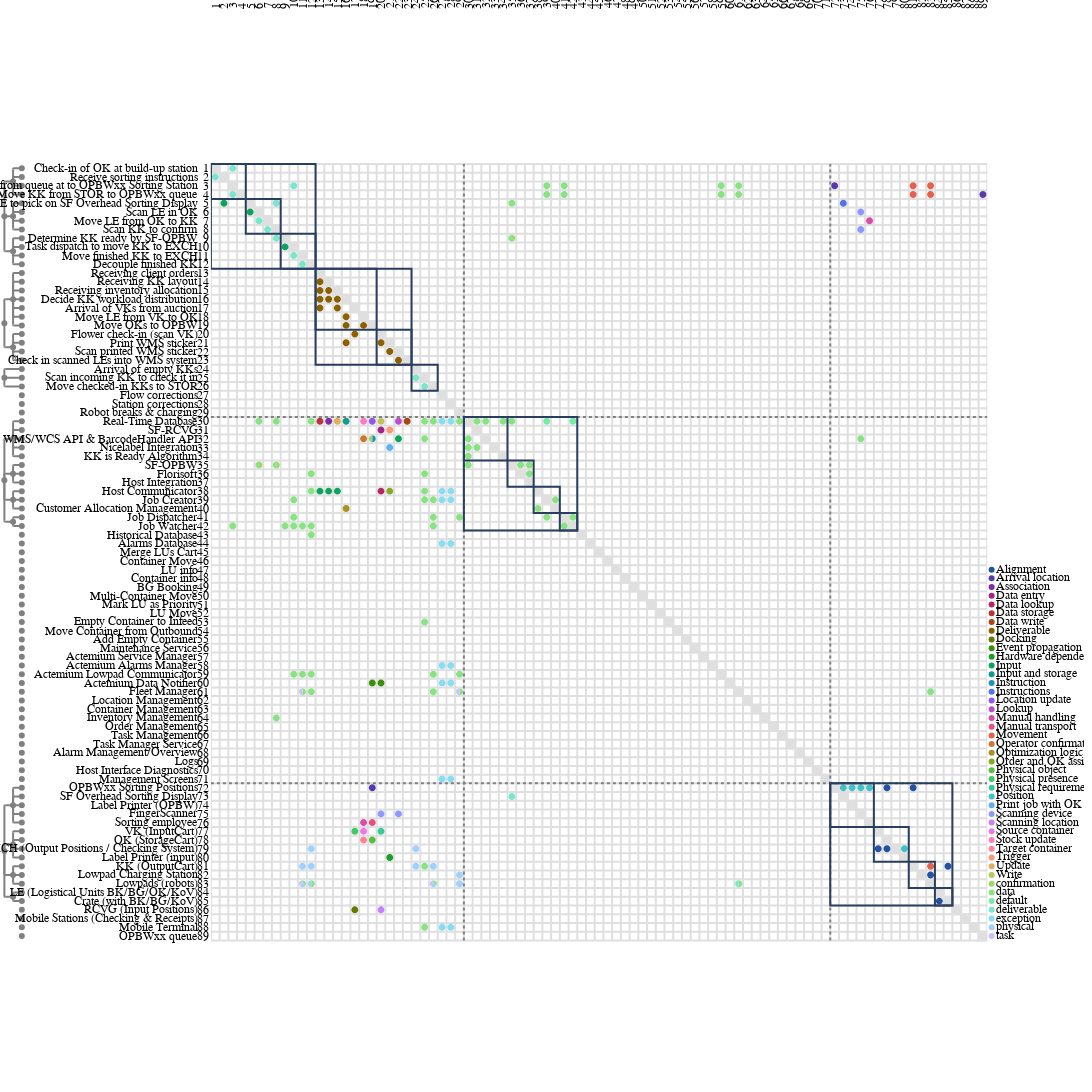

Notebook source saved alongside this figure:
### Markdown cell above
## MDM with Clustering

### Code cell
# Importing the required methods.
from ragraph.io.csv import from_csv
import ragraph.plot
import ragraph.analysis.cluster as cluster
import ragraph.analysis.sequence as seq

# 1. Converting csv files into a graph object.
g = from_csv(
    nodes_path="nodes.csv",
    edges_path="edges.csv",
    csv_delimiter=";",
    iter_delimiter=","
)

# Define the weight column
criticality_col = "criticality"

# 2. Define the domains
domain_kinds = ["process", "software", "hardware"]
final_ordered_leafs = []

# 3. Iterate through domains to Cluster and Sequence independently
for kind in domain_kinds:
    # Get the target nodes for this domain (e.g., all 'process' nodes)
    target_nodes = g.get_nodes_by_kind(kind)
    
    # Create a set for fast lookup of edges
    target_node_set = set(target_nodes)
    
    # --- FIX: Manually create a Subgraph ---
    # Create a new empty Graph of the same class as 'g'
    sg = g.__class__()
    
    # Add the specific nodes to this new graph
    # We check if bulk add exists, otherwise loop (makes it robust to version)
    if hasattr(sg, "add_nodes"):
        sg.add_nodes(target_nodes)
    else:
        for n in target_nodes:
            sg.add_node(n)
            
    # Find edges that connect ONLY these nodes
    # (We reuse the edge objects from the main graph)
    internal_edges = [
        e for e in g.edges 
        if e.source in target_node_set and e.target in target_node_set
    ]
    
    # Add these edges to the new graph
    if hasattr(sg, "add_edges"):
        sg.add_edges(internal_edges)
    else:
        for e in internal_edges:
            sg.add_edge(e)
    # ---------------------------------------

    # A. Clustering: Group nodes based on flow within this subgraph
    cluster.hierarchical_markov(sg, weights=criticality_col)
    
    # B. Sequencing: Reorder nodes to minimize feedback loops
    seq.genetic(sg, weights=criticality_col)
    
    # Collect the sorted leaves. 
    # Because we reused the original node objects, these correspond directly to 'g'
    final_ordered_leafs.extend(sg.leafs)

# 4. Generate the Plot
# We use the explicitly ordered list of leaves we just built.
dsm = ragraph.plot.mdm(
    leafs=final_ordered_leafs,
    edges=g.edges,
    style=ragraph.plot.Style(
        piemap=dict(
            display="labels",
            mode="relative",
            fields=g.edge_labels,
        ),
    ),
)

dsm
